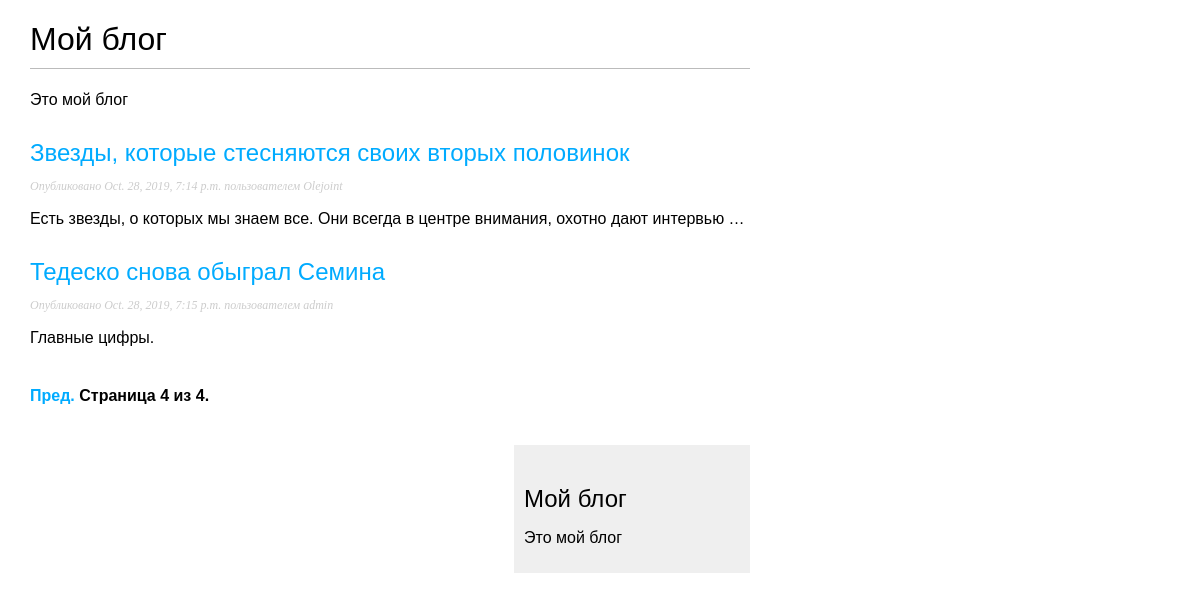
The app's page /blog/?page=4 with its own data.
### blog/models.py (models this page shows)
class Post(models.Model):
    STATUS_CHOICES = (
        ('draft', 'Draft'),
        ('published', 'Published'),
    )
    title = models.CharField(max_length=250)
    slug = models.SlugField(max_length=250, unique_for_date='publish')
    author = models.ForeignKey(User, on_delete=models.CASCADE, related_name='blog_posts')
    body = models.TextField()
    publish = models.DateTimeField(default=timezone.now)
    created = models.DateTimeField(auto_now_add=True)
    updated = models.DateTimeField(auto_now=True)
    status = models.CharField(max_length=10, choices=STATUS_CHOICES, default='draft')
    objects = models.Manager()  # менеджер по умолчанию
    published = PublishedManager()  # наш новый менеджер
    def get_absolute_url(self):
        return reverse('blog:post_detail',
                       args=[self.publish.year,
                             self.publish.month, self.publish.day,
                             self.slug])

### blog/views.py (the view)
# urls.py: path('', views.PostListView.as_view(), name='post_list'),
class PostListView(ListView):
    queryset = Post.published.all()
    context_object_name = 'posts'
    paginate_by = 3
    template_name = 'blog/post/list.html'

### blog/templates/blog/post/list.html (shortened to what this page needs)
{% extends "blog/base.html" %}
{% block content %}
    <h1>Мой блог</h1>
     <p>Это мой блог</p>
    {% for post in posts %}
        <h2>
            <a href="{{ post.get_absolute_url }}">{{ post.title }}</a>
        </h2>
        <p class="date">Опубликовано {{ post.publish }} пользователем {{ post.author }}</p>
        {{ post.body|truncatewords:15|linebreaks }}
    {% endfor %}
{% include "pagination.html" with page=page_obj %}
{% endblock %}

### blog/static/css/blog.css (style rules this page uses)
body { margin:0; padding:0; font-family:helvetica, sans-serif; }
a { color:#00abff; text-decoration:none; }
h1 { font-weight:normal; border-bottom:1px solid #bbb; padding:0 0 10px 0; }
h2 { font-weight:normal; margin:30px 0 0; }
p.date { color:#ccc; font-family: georgia, serif; font-size: 12px; font-style: italic; }

### records on screen
Post: title "Звезды, которые стесняются своих вторых половинок", publish "Oct. 28, 2019, 7:14 p.m.", author "Olejoint", body "Есть звезды, о которых мы знаем все. Они всегда в центре внимания, охотно дают интервью …"
Post: title "Тедеско снова обыграл Семина", publish "Oct. 28, 2019, 7:15 p.m.", author "admin", body "Главные цифры."

### other values on screen
{{ page.number }} "4"
{{ page.paginator.num_pages }} "4"
